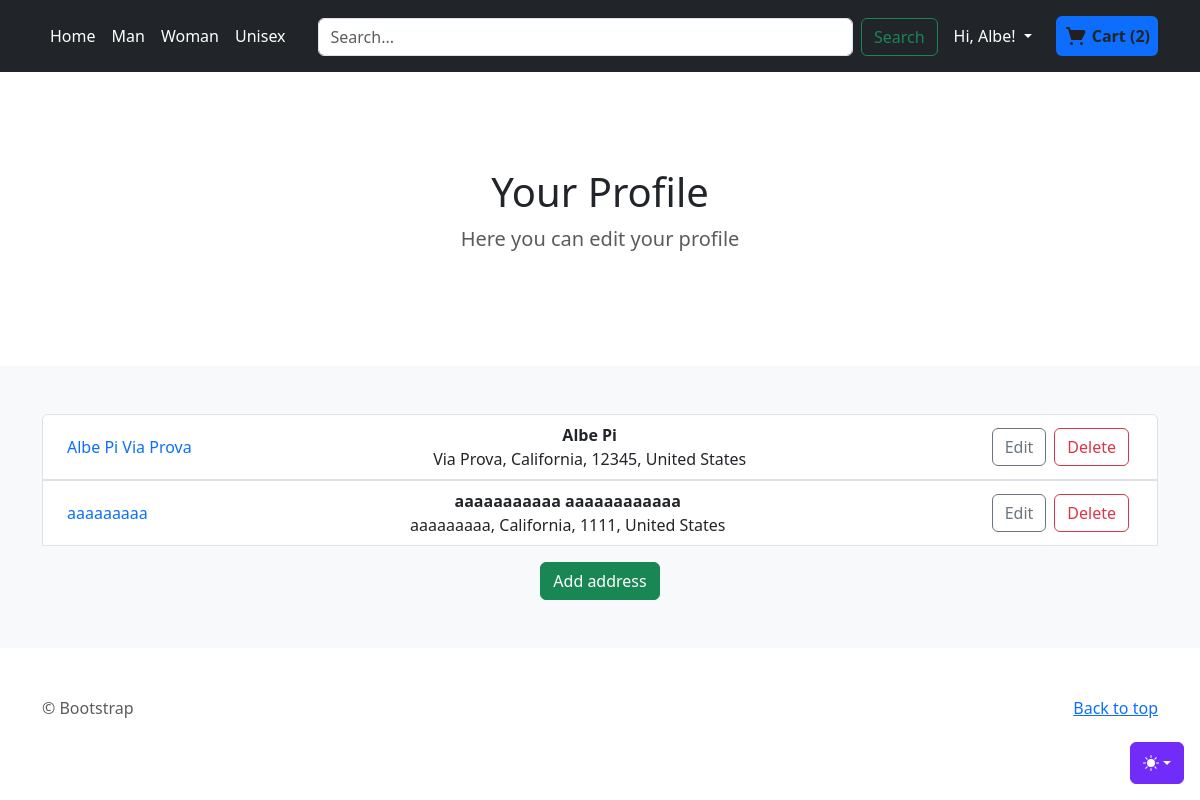
The page /accounts/profile/ (signed in) on the database as committed earlier.
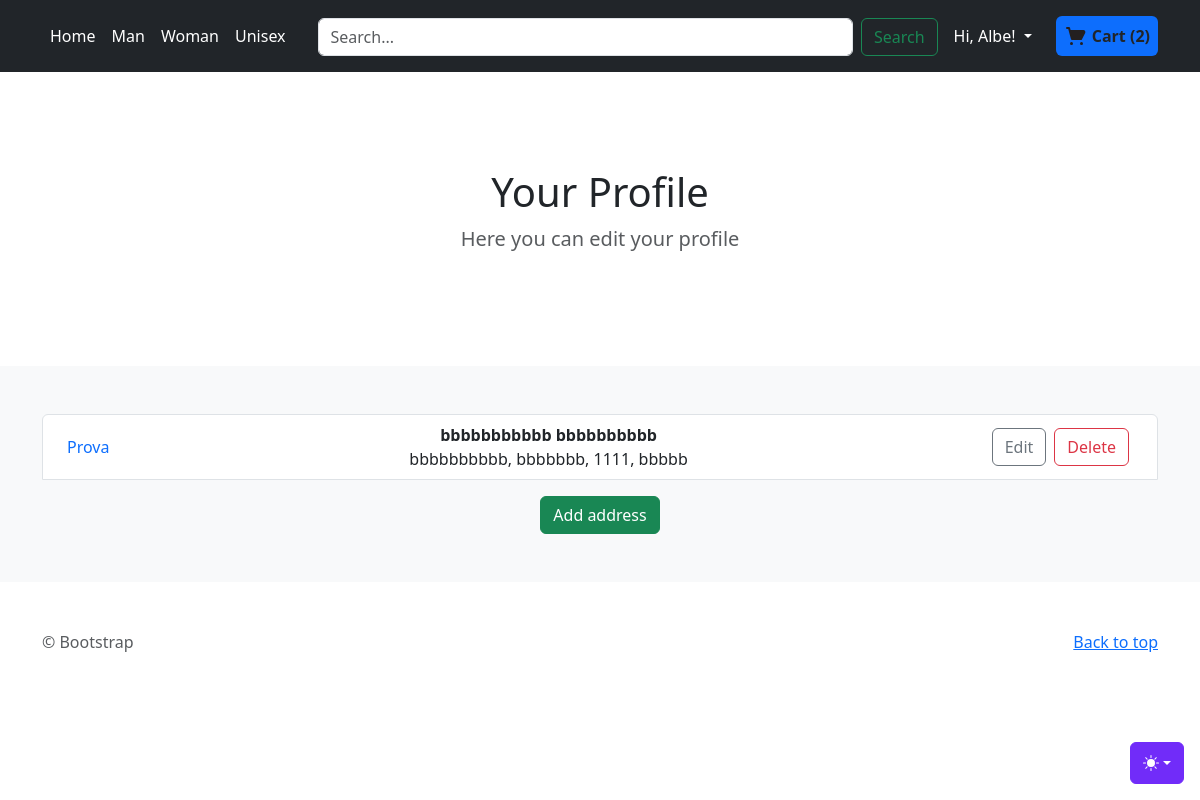
The same page on the database as committed later.
### accounts/models.py (models this page shows, shortened)
class Address(models.Model):
    user = models.ForeignKey(CustomUser, on_delete=models.CASCADE, null=True, blank=True)
    nickname = models.CharField(max_length=255, blank=True, null=False)
    first_name_recipient = models.CharField(max_length=255, blank=True, null=True)
    last_name_recipient = models.CharField(max_length=255, blank=True, null=True)
    address1 = models.CharField(max_length=255, blank=False, null=False)
    address2 = models.CharField(max_length=255, blank=True, null=True)
    country = models.CharField(max_length=255, blank=False, null=False)
    state = models.CharField(max_length=255, blank=False, null=False)
    zip = models.CharField(max_length=20, blank=False, null=False)

### accounts/views.py (the view)
# urls.py: path('profile/', views.profile, name='profile'),
def profile(request):
    data_response = {
        'addresses': None
    }
    if request.user.is_authenticated:
        user_id = request.user.id
        addresses = Address.objects.filter(user=user_id).all()
        data_response['addresses'] = addresses
        encrypted_addresses = []
        for address in addresses:
            encrypted_id = encode_id(address.id)
            encrypted_addresses.append({
                'address': address,
                'encrypted_id': encrypted_id
            })
        data_response['addresses'] = encrypted_addresses
    return render(request, 'accounts/profile.html',  data_response)

### accounts/templatetags/hashid_filters.py (called while the page is built)
def encode_id(id):
    return hashids.encode(id)

### order/models.py (called while the page is built)
    def total_items(self):
        return sum(item.quantity for item in self.cartitem_set.all())

    def total_price(self):
        total = 0
        for item in self.cartitem_set.all():
            total += item.quantity * item.product.price
        return total

### order/views.py (called while the page is built, shortened)
def get_or_create_cart(request):
    if request.user.is_authenticated:
        cart, created = Cart.objects.get_or_create(user=request.user)
    return cart

def get_cart_products(cart):
    cart_items = CartItem.objects.filter(cart=cart).select_related('product')
    cart_products = [
        {
            'product_id': item.product.id,
            'name': item.product.title,
            'price': item.product.price,
            'quantity': item.quantity,
            'size': item.product.size.size_name,
            'color': item.product.color.color_name
        } for item in cart_items
    ]
    return cart_products

def cart_info(request):
    cart = get_or_create_cart(request)
    data_response = {
        'cart_products': get_cart_products(cart),
        'total_items': cart.total_items(),
        'total_price': cart.total_price()
    }
    return data_response

### templates/accounts/profile.html (shortened to what this page needs)
{% extends 'store/index.html' %}
{% load static %}
{% block section_title %}Your Profile{% endblock section_title %}
{% block section_par %}Here you can edit your profile{% endblock section_par %}
{% block content %}
    {% if addresses %}
        <div class="list-group">
        {% for address in addresses %}
            <li class="list-group-item">
                <div class="d-flex justify-content-between px-2 align-content-center align-items-center flex-wrap overflow-hidden">
                    <div class="d-flex text-primary">
                        {{ address.address.nickname }}
                    </div>
                    <div class="d-flex flex-column">
                    <span class="fw-bold text-center">{{ address.address.first_name_recipient }} {{ address.address.last_name_recipient }}</span>
                      <span class="">
                      {{ address.address.address1 }}, {% if address.address.address2 %}{{ address.address.address2 }},{% endif %}
                      {{ address.address.state }}, {{ address.address.zip }}, {{ address.address.country }}</span>
                    </div>
                    <div class="d-flex justify-content-between">
                        <a class="btn btn-outline-secondary mx-1" href="{% url 'accounts:edit-address' address.encrypted_id %}" role="button">Edit</a>
                            <button type="button" class="btn btn-outline-danger mx-1" data-bs-toggle="modal" data-bs-target="#exampleModal">Delete</button>
                    </div>
                </div>
            </li>
        {% endfor %}
        </div>
    {% else %}
        <div class="text-center text-warning">
        There are no addresses saved
        </div>
    {% endif %}
    <div class="d-flex justify-content-center mt-3">
        <a class="btn btn-success mx-1" href="{% url 'accounts:add-address' %}" role="button">Add address</a>
    </div>
{% endblock content %}

Rows that differ between the two databases and show on the page:
removed Address: address.nickname "Albe Pi Via Prova", address.first_name_recipient "Albe", address.last_name_recipient "Pi", address.address1 "Via Prova", address.state "California", address.zip "12345", address.country "United States"
removed Address: address.nickname "aaaaaaaaa", address.first_name_recipient "aaaaaaaaaaa", address.last_name_recipient "aaaaaaaaaaaa", address.address1 "aaaaaaaaa", address.state "California", address.zip "1111", address.country "United States"
added Address: address.nickname "Prova", address.first_name_recipient "bbbbbbbbbbb", address.last_name_recipient "bbbbbbbbbb", address.address1 "bbbbbbbbbb", address.state "bbbbbbb", address.zip "1111", address.country "bbbbb"
